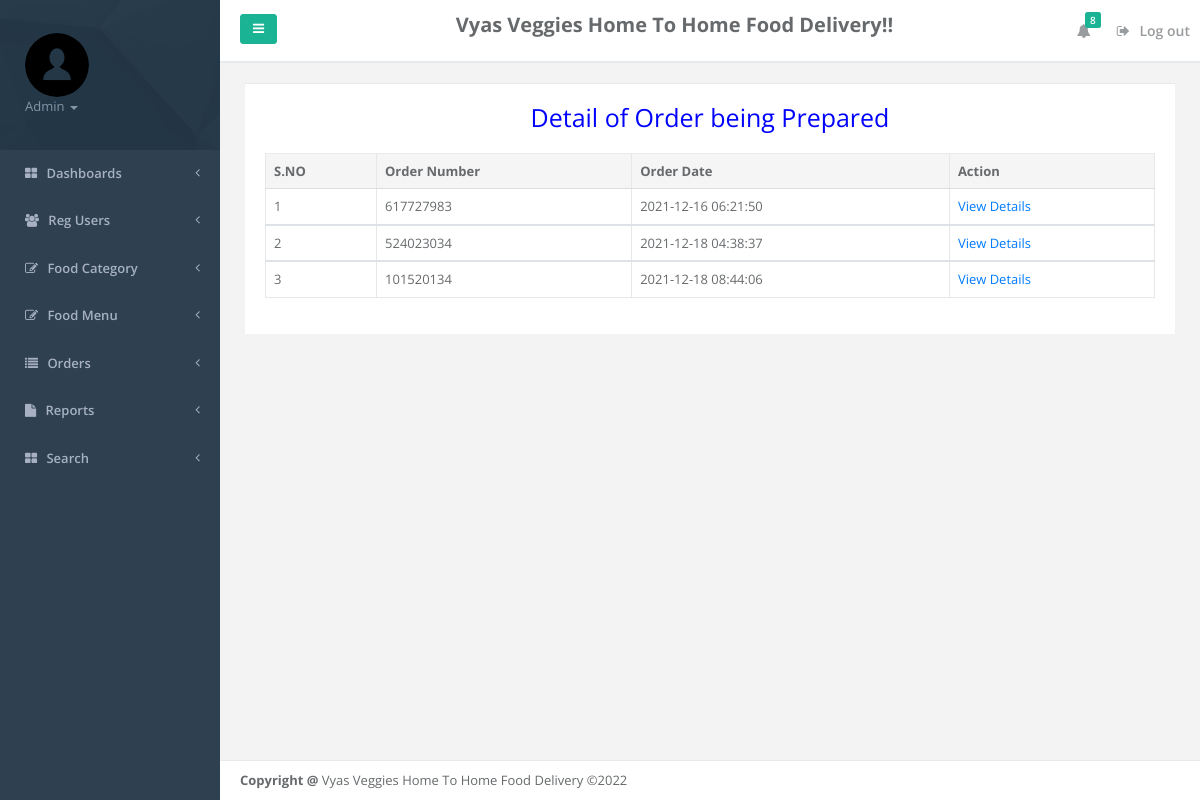
The page /admin/foodbeingprepared.php (signed in) on the database its author committed.
### tables this page shows
CREATE TABLE `tblorderaddresses` (
  `ID` int(11) NOT NULL,
  `UserId` char(100) DEFAULT NULL,
  `Ordernumber` char(100) DEFAULT NULL,
  `Flatnobuldngno` varchar(255) DEFAULT NULL,
  `StreetName` varchar(255) DEFAULT NULL,
  `Area` varchar(255) DEFAULT NULL,
  `Landmark` varchar(255) DEFAULT NULL,
  `City` varchar(255) DEFAULT NULL,
  `OrderTime` timestamp NOT NULL DEFAULT current_timestamp(),
  `OrderFinalStatus` varchar(255) DEFAULT NULL
);

### admin/foodbeingprepared.php (the view, shortened to what this page needs)
<?php
include('includes/dbconnection.php');
  ?>
<!DOCTYPE html>
<html>
<head>
    <link href="css/bootstrap.min.css" rel="stylesheet">
    <link href="font-awesome/css/font-awesome.css" rel="stylesheet">
    <link href="css/plugins/iCheck/custom.css" rel="stylesheet">
    <link href="css/plugins/steps/jquery.steps.css" rel="stylesheet">
    <link href="css/animate.css" rel="stylesheet">
    <link href="css/style.css" rel="stylesheet">
</head>
<body>
    <div id="wrapper">
    <?php include_once('includes/leftbar.php');?>
        <div id="page-wrapper" class="gray-bg">
             <?php include_once('includes/header.php');?>
        <div class="row border-bottom">
        </div>
        <div class="wrapper wrapper-content animated fadeInRight">
            <div class="row">
                <div class="col-lg-12">
                    <div class="ibox">
                        <div class="ibox-content">
                                 <table class="table table-bordered mg-b-0">
                                    <p style="text-align: center; color: blue; font-size: 25px">Detail of Order being Prepared</p>
              <thead>
                <tr>
                  <th>S.NO</th>
                  <th>Order Number</th>
                  <th>Order Date</th>
                  <th>Action</th>
                </tr>
              </thead>
              <?php
$ret=mysqli_query($con,"select * from tblorderaddresses where OrderFinalStatus='Food being Prepared'");
$cnt=1;
while ($row=mysqli_fetch_array($ret)) {
?>
              <tbody>
                <tr>
                  <td><?php echo $cnt;?></td>
                  <td><?php  echo $row['Ordernumber'];?></td>
                  <td><?php  echo $row['OrderTime'];?></td>
                                    <td><a href="viewfoodorder.php?orderid=<?php echo $row['Ordernumber'];?>">View Details</a>
                </tr>
                <?php
$cnt=$cnt+1;
}?>
              </tbody>
            </table>
                        </div>
                    </div>
                    </div>
                </div>
            </div>
        <?php include_once('includes/footer.php');?>
        </div>
        </div>
</body>
</html>

### admin/includes/leftbar.php (shortened to what this page needs)
    <nav class="navbar-default navbar-static-side" role="navigation">
        <div class="sidebar-collapse">
            <ul class="nav metismenu" id="side-menu">
                <li class="nav-header">
                    <div class="dropdown profile-element">
                        <img alt="image" class="rounded-circle" src="img/user.png"/>
                        <a data-toggle="dropdown" class="dropdown-toggle" href="#">
                            <?php
$admid=$_SESSION['fosaid'];
$ret=mysqli_query($con,"select AdminName from tbladmin where ID='$admid'");
$row=mysqli_fetch_array($ret);
$name=$row['AdminName'];
?>
                            <span class="text-muted text-xs block"><?php echo $name; ?> <b class="caret"></b></span>
                        </a>
                    </div>
                </li>
                <li>
                    <a href="dashboard.php"><i class="fa fa-th-large"></i> <span class="nav-label">Dashboards</span> <span class="fa arrow"></span></a>
                                    </li>
                                    <li>
                    <a href="user-detail.php"><i class="fa fa-users"></i> <span class="nav-label">Reg Users</span> <span class="fa arrow"></span></a>
                                    </li>
                <li>
                    <a href="#"><i class="fa fa-edit"></i> <span class="nav-label">Food Category</span><span class="fa arrow"></span></a>
                </li>
 <li>
                    <a href="#"><i class="fa fa-edit"></i> <span class="nav-label">Food Menu</span><span class="fa arrow"></span></a>
                </li>
                <li>
                    <a href="#"><i class="fa fa-list"></i> <span class="nav-label">Orders</span><span class="fa arrow"></span></a>
                </li>
                   <li>
                    <a href="#"><i class="fa fa-file"></i> <span class="nav-label">Reports</span><span class="fa arrow"></span></a>
                </li>
                <li>
                    <a href="search.php"><i class="fa fa-th-large"></i> <span class="nav-label">Search</span> <span class="fa arrow"></span></a>
                                    </li>
            </ul>
        </div>
    </nav>

### rows shown on the page
tblorderaddresses: Ordernumber "617727983", OrderTime "2021-12-16 06:21:50"
tblorderaddresses: Ordernumber "524023034", OrderTime "2021-12-18 04:38:37"
tblorderaddresses: Ordernumber "101520134", OrderTime "2021-12-18 08:44:06"

### other values the page prints
$name "Admin"
$num "8"
